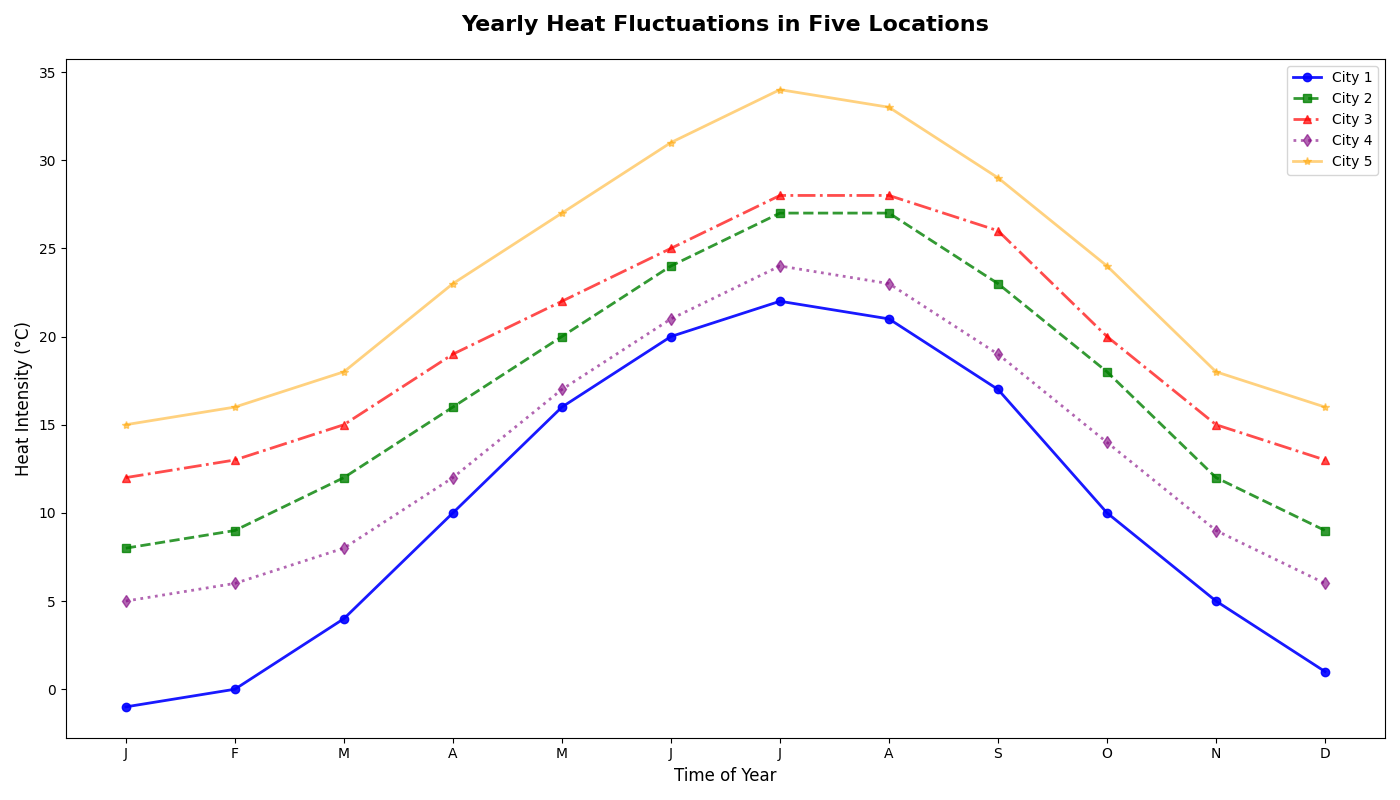

Write the Python code that produced this figure.
import matplotlib.pyplot as plt
import numpy as np

months = np.arange(1, 13)
city1_temps = [-1, 0, 4, 10, 16, 20, 22, 21, 17, 10, 5, 1]
city2_temps = [8, 9, 12, 16, 20, 24, 27, 27, 23, 18, 12, 9]
city3_temps = [12, 13, 15, 19, 22, 25, 28, 28, 26, 20, 15, 13]
city4_temps = [5, 6, 8, 12, 17, 21, 24, 23, 19, 14, 9, 6]  # New data series for City 4
city5_temps = [15, 16, 18, 23, 27, 31, 34, 33, 29, 24, 18, 16]  # New data series for City 5

fig, ax = plt.subplots(figsize=(14, 8))

ax.plot(months, city1_temps, marker='o', linestyle='-', color='blue', linewidth=2, alpha=0.9, label='City 1')
ax.plot(months, city2_temps, marker='s', linestyle='--', color='green', linewidth=2, alpha=0.8, label='City 2')
ax.plot(months, city3_temps, marker='^', linestyle='-.', color='red', linewidth=2, alpha=0.7, label='City 3')
ax.plot(months, city4_temps, marker='d', linestyle=':', color='purple', linewidth=2, alpha=0.6, label='City 4')
ax.plot(months, city5_temps, marker='*', linestyle='-', color='orange', linewidth=2, alpha=0.5, label='City 5')

plt.title('Yearly Heat Fluctuations in Five Locations', fontsize=16, fontweight='bold', pad=20)
plt.xlabel('Time of Year', fontsize=12)
plt.ylabel('Heat Intensity (°C)', fontsize=12)

plt.xticks(months, ['J', 'F', 'M', 'A', 'M', 'J', 'J', 'A', 'S', 'O', 'N', 'D'])

plt.legend()  # Adding legend to differentiate between cities
plt.tight_layout()

plt.show()
